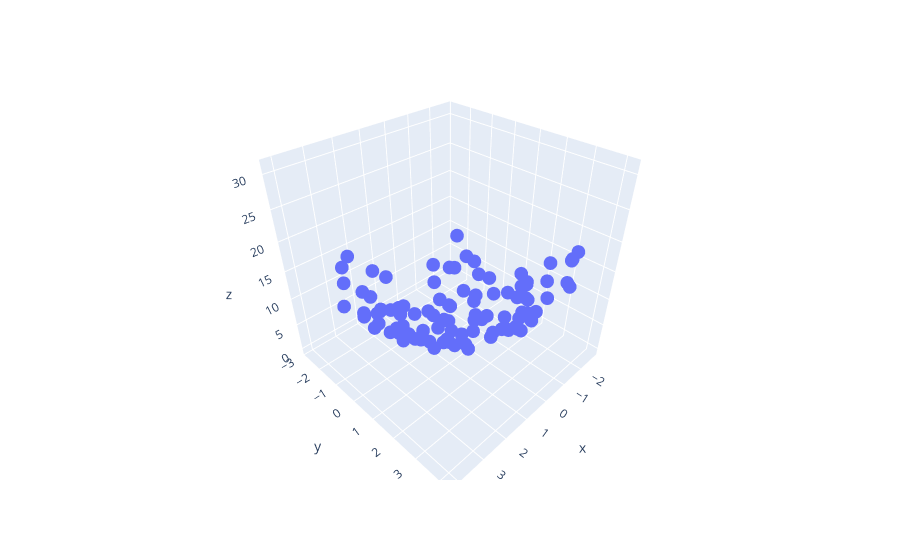

Here is the notebook cell this chart was saved with:
### Code cell
import plotly.express as px
df = px.data.iris()
fig = px.scatter_3d(x=x.flatten(), y=y.flatten(), z=z.flatten())
fig
